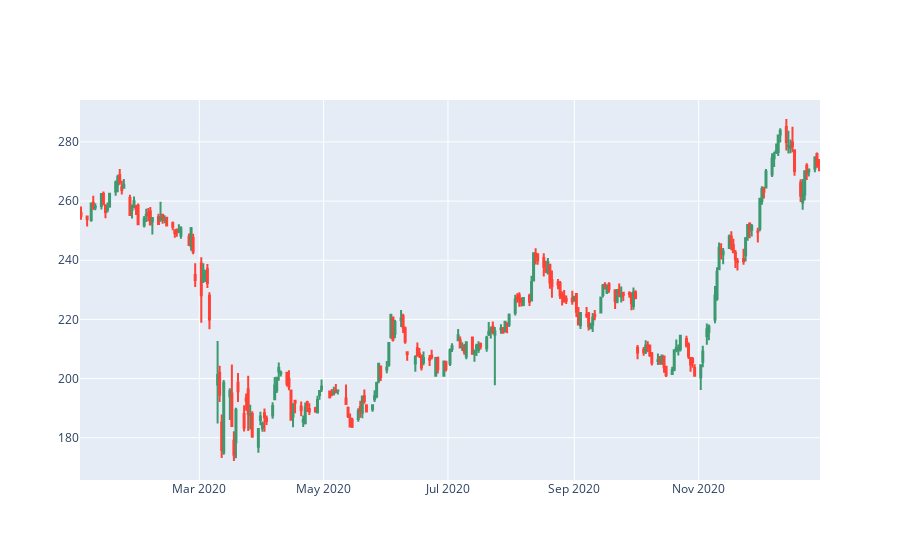

The cell this chart's notebook holds for it:
### Code cell
plt.figure(figsize=(24,16))
fig = go.Figure(data=[go.Candlestick(x=russia['Date'], 
                open=russia['Open'],
                high = russia['High'],
                low = russia['Low'],
                close = russia['Price'])])
fig.update_layout(xaxis_rangeslider_visible=False)
fig.show()

### Figure 1 — Plotly figure (JSON) as saved in the notebook; plotly's stock layout.template omitted (floating-point values rounded to 4 significant figures; data arrays with more than 128 entries replaced by an {"elided": "..."} marker saying what was removed)
{"data": [{"close": {"elided": "250 float values"}, "high": {"elided": "250 float values"}, "low": {"elided": "250 float values"}, "open": {"elided": "250 float values"}, "type": "candlestick", "x": {"elided": "250 str values"}}], "layout": {"xaxis": {"rangeslider": {"visible": false}}}}
